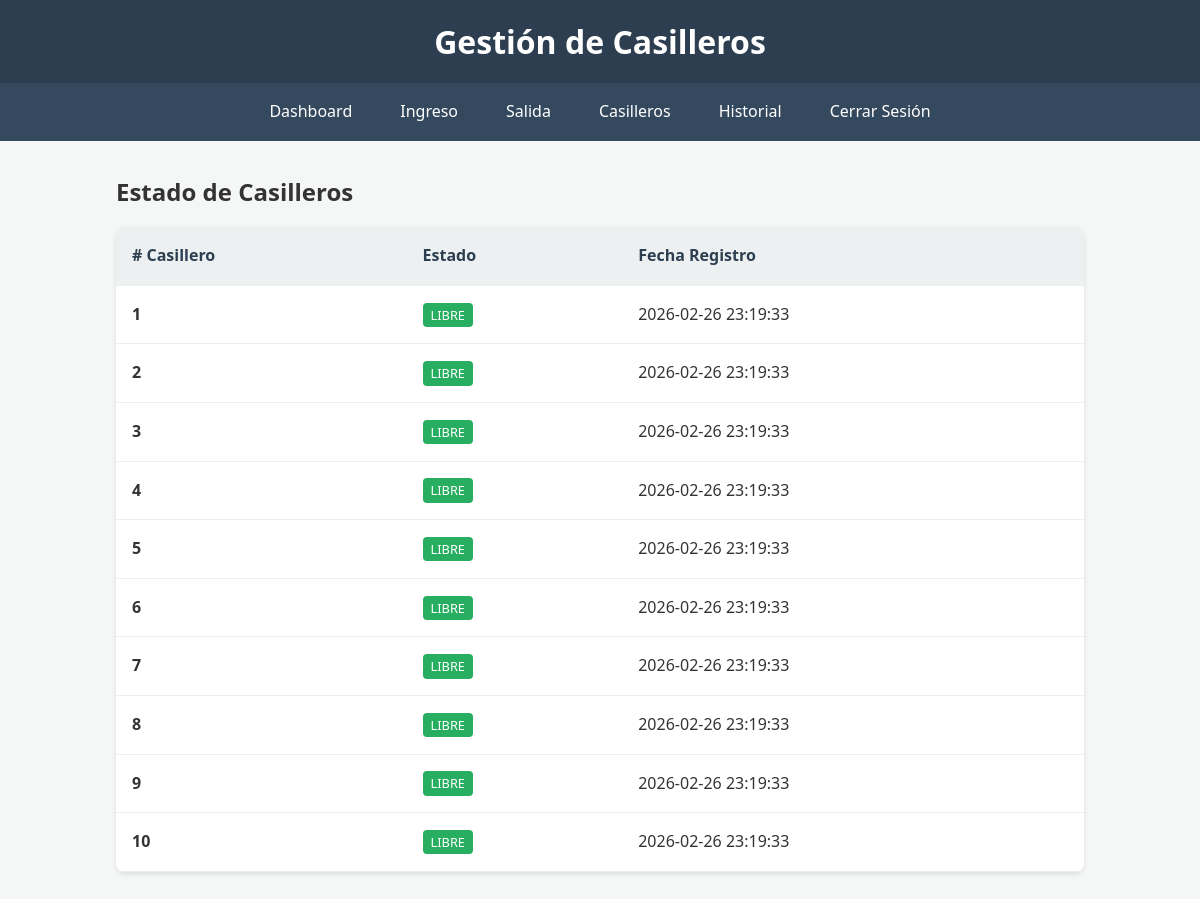
Screenshot of /casilleros.php (signed in) with the database file from the repository.
### tables this page shows
CREATE TABLE casilleros (
    id INT AUTO_INCREMENT PRIMARY KEY,
    numero_casillero INT NOT NULL UNIQUE,
    estado ENUM('libre', 'ocupado') DEFAULT 'libre',
    creado_en TIMESTAMP DEFAULT CURRENT_TIMESTAMP
);

### casilleros.php (the view, shortened to what this page needs)
<?php
require 'config.php';
$res = mysqli_query($conn, "SELECT * FROM casilleros ORDER BY numero_casillero ASC");
?>
<!DOCTYPE html>
<html lang="es">
<head>
    <link rel="stylesheet" href="style.css">
</head>
<body>
    <header><h1>Gestión de Casilleros</h1></header>
    <nav>
        <a href="dashboard.php">Dashboard</a>
        <a href="registrar_ingreso.php">Ingreso</a>
        <a href="registrar_salida.php">Salida</a>
        <a href="casilleros.php">Casilleros</a>
        <a href="historial.php">Historial</a>
        <a href="logout.php">Cerrar Sesión</a>
    </nav>
    <div class="container">
        <h2>Estado de Casilleros</h2>
        <table>
            <thead>
                <tr>
                    <th># Casillero</th>
                    <th>Estado</th>
                    <th>Fecha Registro</th>
                </tr>
            </thead>
            <tbody>
                <?php while($row = mysqli_fetch_assoc($res)): ?>
                <tr>
                    <td><strong><?php echo $row['numero_casillero']; ?></strong></td>
                    <td>
                        <span class="badge badge-<?php echo $row['estado']; ?>">
                            <?php echo strtoupper($row['estado']); ?>
                        </span>
                    </td>
                    <td><?php echo $row['creado_en']; ?></td>
                </tr>
                <?php endwhile; ?>
            </tbody>
        </table>
    </div>
</body>
</html>

### style.css (style rules this page uses)
* { box-sizing: border-box; margin: 0; padding: 0; font-family: 'Segoe UI', Tahoma, Geneva, Verdana, sans-serif; }
body { background-color: #f4f7f6; color: #333; line-height: 1.6; }
header { background-color: #2c3e50; color: white; padding: 1rem; text-align: center; }
nav { background: #34495e; display: flex; justify-content: center; padding: 0.5rem; flex-wrap: wrap; }
nav a { color: white; text-decoration: none; padding: 0.5rem 1rem; margin: 0 0.5rem; border-radius: 4px; }
.container { max-width: 1000px; margin: 2rem auto; padding: 0 1rem; }
table { width: 100%; border-collapse: collapse; background: white; margin-top: 1rem; border-radius: 8px; overflow: hidden; box-shadow: 0 2px 5px rgba(0,0,0,0.1); }
th, td { padding: 1rem; text-align: left; border-bottom: 1px solid #eee; }
th { background-color: #ecf0f1; color: #2c3e50; }
.badge { padding: 0.2rem 0.5rem; border-radius: 4px; font-size: 0.8rem; color: white; }
.badge-libre { background: #27ae60; }

### rows the page displays
casilleros: numero_casillero "1", estado "LIBRE", creado_en "2026-02-26 23:19:33"
casilleros: numero_casillero "2", estado "LIBRE", creado_en "2026-02-26 23:19:33"
casilleros: numero_casillero "3", estado "LIBRE", creado_en "2026-02-26 23:19:33"
casilleros: numero_casillero "4", estado "LIBRE", creado_en "2026-02-26 23:19:33"
casilleros: numero_casillero "5", estado "LIBRE", creado_en "2026-02-26 23:19:33"
casilleros: numero_casillero "6", estado "LIBRE", creado_en "2026-02-26 23:19:33"
casilleros: numero_casillero "7", estado "LIBRE", creado_en "2026-02-26 23:19:33"
casilleros: numero_casillero "8", estado "LIBRE", creado_en "2026-02-26 23:19:33"
casilleros: numero_casillero "9", estado "LIBRE", creado_en "2026-02-26 23:19:33"
casilleros: numero_casillero "10", estado "LIBRE", creado_en "2026-02-26 23:19:33"
